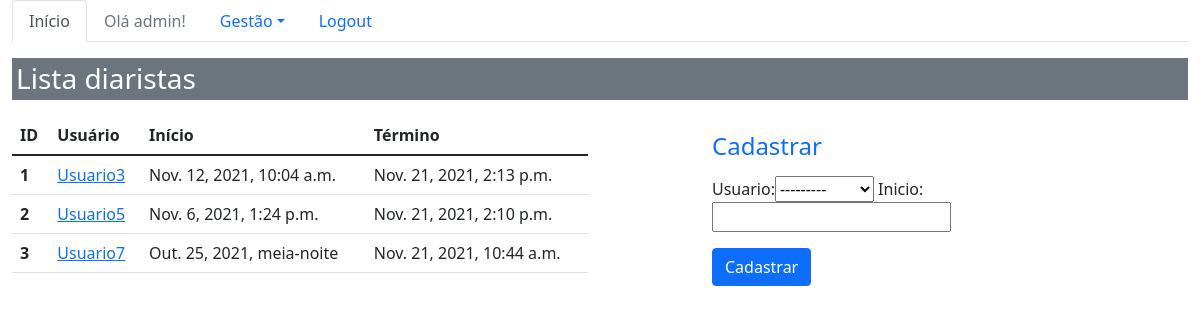
Screenshot of /sistema/diaristas/ (signed in) with the database file from the repository.
### core/models.py (models this page shows, shortened)
class Diarista(models.Model):
    usuario = models.ForeignKey(Pessoa, on_delete=models.CASCADE)
    inicio = models.DateTimeField(auto_now=False)
    termino = models.DateTimeField(auto_now=True, null=True, blank=True)

class Pessoa(models.Model):
    nome = models.CharField(max_length=100)
    telefone = models.CharField(max_length=20)
    email = models.EmailField()
    profissao = models.CharField(max_length=100)
    area_atuacao = models.CharField(max_length=100)
    def __str__(self):
        return self.nome

### core/views.py (the view)
# urls.py: path('diaristas/', lista_diaristas, name='core_lista_diaristas'),
@staff_member_required
def lista_diaristas(request):
    diarista = Diarista.objects.all()
    form = DiaristaForm()
    data = {'diaristas': diarista, 'forms':form}
    return render(request, 'core/lista_diaristas.html', data)

### core/forms.py
class DiaristaForm(ModelForm):
    class Meta:
        model = Diarista
        fields = '__all__'

### core/templates/core/lista_diaristas.html (shortened to what this page needs)
{%  extends 'base.html' %}
{% load bootstrap %}
{% block menu %}
    <ul class="nav nav-tabs">
      <li class="nav-item">
        <a class="nav-link active" aria-current="page" href="{% url 'core_home' %}">Início</a>
      </li>
    {% if user.is_authenticated %}
         <li class="nav-item">
             <li>
                <a class="nav-link disabled" href="">Olá {{ user }}!</a>
            </li>
             <li class="nav-item dropdown">
                <a class="nav-link dropdown-toggle" data-bs-toggle="dropdown" href="#"
                   role="button" aria-expanded="false" id="gestao-sistema">Gestão</a>
        </li>
        <li>
            <a class="nav-link" href="{% url 'logout' %}">Logout</a>
        </li>
    {% else %}
        <li class="nav-item">
            <a class="nav-link" href="{% url 'login' %}">Login</a>
        </li>
    {% endif %}
    </ul>
{% endblock %}
{% block main %}
    {% if user.is_authenticated %}
        <div class="row">
            <div class="col-12">
                 <h3 class="p-1 mb-2 bg-secondary text-white">Lista diaristas</h3>
            </div>
        </div>
        <div class="row">
            <div class="col-sm-6 table-responsive">
                <table class="table">
                  <thead>
                    <tr>
                      <th scope="col">ID</th>
                      <th scope="col">Usuário</th>
                      <th scope="col">Início</th>
                      <th scope="col">Término</th>
                    </tr>
                  </thead>
                  <tbody>
                    {% for diarista in diaristas %}
                        <tr>
                          <th scope="row">{{ diarista.id }}</th>
                          <td ><a href="{% url 'core_diarista_update' diarista.id %}"
                                 class="link-primary"> {{ diarista.usuario }} </a></td>
                          <td>{{ diarista.inicio }}</td>
                          <td>{{ diarista.termino }}</td>
                        </tr>
                    {% endfor %}
                  </tbody>
                </table>
            </div>
            <div class="col-sm-4 offset-md-1">
                <h4 class="text-primary"> Cadastrar</h4>
                <form action="{% url 'core_diarista_novo' %}" method="POST">
                    {{ forms|bootstrap }}
                    <button type="submit" class="btn btn-primary">
                        Cadastrar</button>
                </form>
            </div>
        </div>
    {% endif %}
{% endblock %}

### rows the page displays
Diarista: id "1", usuario "Usuario3", inicio "Nov. 12, 2021, 10:04 a.m.", termino "Nov. 21, 2021, 2:13 p.m."
Diarista: id "2", usuario "Usuario5", inicio "Nov. 6, 2021, 1:24 p.m.", termino "Nov. 21, 2021, 2:10 p.m."
Diarista: id "3", usuario "Usuario7", inicio "Out. 25, 2021, meia-noite", termino "Nov. 21, 2021, 10:44 a.m."

### other values shown
{{ user }} "admin"
